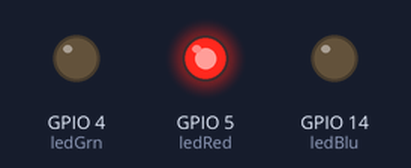
Bench run of a sketch on a simulated ESP8266 (NodeMCU). On the bench: output pins drawn as LEDs (lit = HIGH). WiFi joins after 1.5 s; servers stay silent unless stated; what the sketch prints to the serial monitor is not drawn.

Above: at 2.0 s.
At 4.0 s:
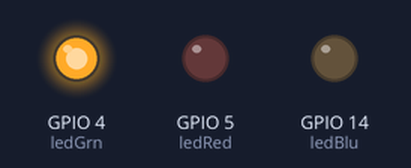
At 6.0 s:
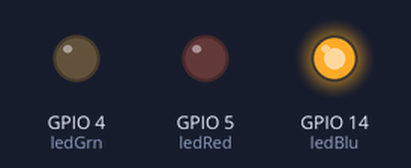
At 7.0 s:
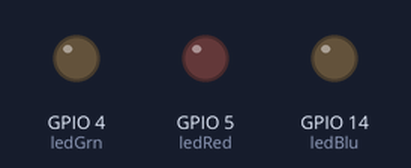
Timing chart, 0 to 9.3 s (numbered marks = the images above):
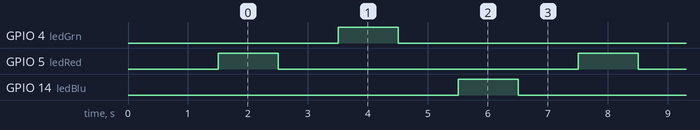

Measured:
- by itself, GPIO 4 (ledGrn), GPIO 5 (ledRed), GPIO 14 (ledBlu): alternates HIGH for 1.0 s and LOW for 5.0 s
- by itself, everything shown: repeats every 6.0 s, in 6 steps

The sketch:

sketch_mar17a-esp8266-blink-test.ino
```cpp
// (licence header left out)
// DefaultSSID: AI-THINKER_169589   MAC: a2:20:a6:16:95:89

/*
 Based on ESP8266 Blink by Simon Peter

 The blue LED on the ESP-01 module is connected to GPIO1
 (which is also the TXD pin; so we cannot use Serial.print() at the same time)

 Note that this sketch uses LED_BUILTIN to find the pin with the internal LED
*/

#include <ESP8266WiFi.h>
#include <WiFiClient.h>
#include <ESP8266WebServer.h>
#include <ESP8266mDNS.h>

// WiFi AP details
const char* ssid = "WIFI_SSID";
const char* password = "WIFI_PASSWORD";

ESP8266WebServer server(80);

// LED GPIO pins
const int ledRed = 5;
const int ledGrn = 4;
const int ledBlu = 14;

void setup() {
  pinMode(ledRed, OUTPUT);
  pinMode(ledGrn, OUTPUT);
  pinMode(ledBlu, OUTPUT);

  Serial.begin(115200);
  WiFi.begin(ssid, password);

  // Wait for connection
  while (WiFi.status() != WL_CONNECTED) {
    delay(500);
    Serial.print(".");
  }

  if (WiFi.status() == WL_CONNECTED) {
    Serial.print("Connected to network: ");
    Serial.println(ssid);
    Serial.print("Server IP: ");
    Serial.println(WiFi.localIP());
  } else {
    Serial.println("WiFi not connected!");
  }
}

void loop() {
  digitalWrite(ledRed, HIGH);
  delay(1000);
  digitalWrite(ledRed, LOW);
  delay(1000);

  digitalWrite(ledGrn, HIGH);
  delay(1000);
  digitalWrite(ledGrn, LOW);
  delay(1000);

  digitalWrite(ledBlu, HIGH);
  delay(1000);
  digitalWrite(ledBlu, LOW);
  delay(1000);
}
```
